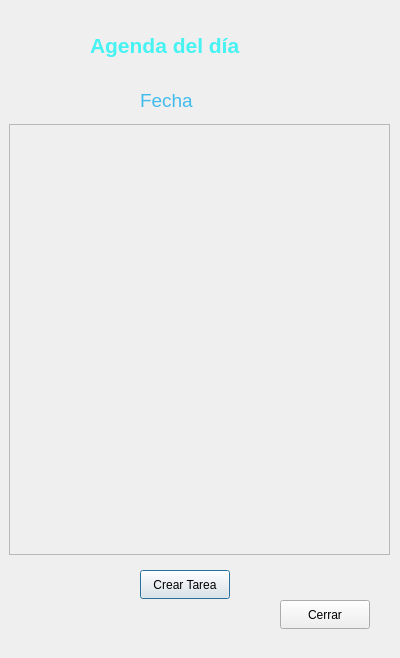
<?xml version="1.0" encoding="UTF-8"?>
<ui version="4.0">
 <class>DayAgendaDialog</class>
 <widget class="QDialog" name="DayAgendaDialog">
  <property name="geometry">
   <rect>
    <x>0</x>
    <y>0</y>
    <width>400</width>
    <height>658</height>
   </rect>
  </property>
  <property name="windowTitle">
   <string>Dialog</string>
  </property>
  <widget class="QLabel" name="dateLabel">
   <property name="geometry">
    <rect>
     <x>140</x>
     <y>90</y>
     <width>101</width>
     <height>20</height>
    </rect>
   </property>
   <property name="font">
    <font>
     <pointsize>14</pointsize>
    </font>
   </property>
   <property name="styleSheet">
    <string notr="true">color: rgb(66, 187, 237);
</string>
   </property>
   <property name="text">
    <string>Fecha</string>
   </property>
  </widget>
  <widget class="QLabel" name="label">
   <property name="geometry">
    <rect>
     <x>90</x>
     <y>20</y>
     <width>211</width>
     <height>51</height>
    </rect>
   </property>
   <property name="text">
    <string>&lt;html&gt;&lt;head/&gt;&lt;body&gt;&lt;p&gt;&lt;span style=&quot; font-size:16pt; font-weight:700; color:#47f2f2;&quot;&gt;Agenda del día&lt;/span&gt;&lt;/p&gt;&lt;/body&gt;&lt;/html&gt;</string>
   </property>
  </widget>
  <widget class="QPushButton" name="createTaskButton">
   <property name="geometry">
    <rect>
     <x>140</x>
     <y>570</y>
     <width>90</width>
     <height>29</height>
    </rect>
   </property>
   <property name="text">
    <string>Crear Tarea</string>
   </property>
  </widget>
  <widget class="QPushButton" name="closeButton">
   <property name="geometry">
    <rect>
     <x>280</x>
     <y>600</y>
     <width>90</width>
     <height>29</height>
    </rect>
   </property>
   <property name="text">
    <string>Cerrar</string>
   </property>
  </widget>
  <widget class="QScrollArea" name="taskScrollArea">
   <property name="geometry">
    <rect>
     <x>9</x>
     <y>124</y>
     <width>381</width>
     <height>431</height>
    </rect>
   </property>
   <property name="widgetResizable">
    <bool>true</bool>
   </property>
   <widget class="QWidget" name="scrollAreaWidgetContents">
    <property name="geometry">
     <rect>
      <x>0</x>
      <y>0</y>
      <width>379</width>
      <height>429</height>
     </rect>
    </property>
   </widget>
  </widget>
 </widget>
 <resources/>
 <connections/>
</ui>
